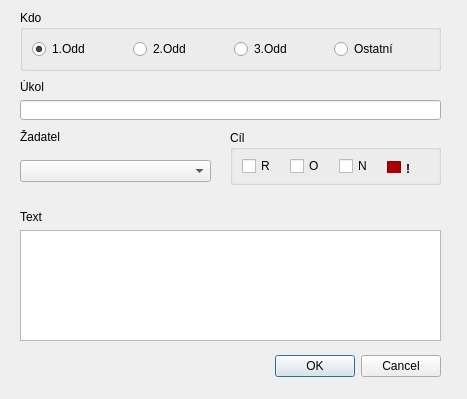
<?xml version="1.0" encoding="UTF-8"?>
<ui version="4.0">
 <class>InputDlg</class>
 <widget class="QDialog" name="InputDlg">
  <property name="geometry">
   <rect>
    <x>0</x>
    <y>0</y>
    <width>467</width>
    <height>399</height>
   </rect>
  </property>
  <property name="windowTitle">
   <string>Dialog</string>
  </property>
  <widget class="QDialogButtonBox" name="buttonBox">
   <property name="geometry">
    <rect>
     <x>20</x>
     <y>350</y>
     <width>421</width>
     <height>32</height>
    </rect>
   </property>
   <property name="orientation">
    <enum>Qt::Horizontal</enum>
   </property>
   <property name="standardButtons">
    <set>QDialogButtonBox::Cancel|QDialogButtonBox::Ok</set>
   </property>
  </widget>
  <widget class="QLabel" name="label">
   <property name="geometry">
    <rect>
     <x>20</x>
     <y>80</y>
     <width>56</width>
     <height>14</height>
    </rect>
   </property>
   <property name="text">
    <string>Úkol</string>
   </property>
  </widget>
  <widget class="QLineEdit" name="lineEdit">
   <property name="geometry">
    <rect>
     <x>20</x>
     <y>100</y>
     <width>421</width>
     <height>20</height>
    </rect>
   </property>
  </widget>
  <widget class="QGroupBox" name="groupBox_2">
   <property name="geometry">
    <rect>
     <x>20</x>
     <y>10</y>
     <width>421</width>
     <height>61</height>
    </rect>
   </property>
   <property name="title">
    <string>Kdo</string>
   </property>
   <layout class="QHBoxLayout" name="horizontalLayout">
    <item>
     <widget class="QRadioButton" name="radioButton">
      <property name="text">
       <string>1.Odd</string>
      </property>
      <property name="checked">
       <bool>true</bool>
      </property>
     </widget>
    </item>
    <item>
     <widget class="QRadioButton" name="radioButton_2">
      <property name="text">
       <string>2.Odd</string>
      </property>
     </widget>
    </item>
    <item>
     <widget class="QRadioButton" name="radioButton_3">
      <property name="text">
       <string>3.Odd</string>
      </property>
     </widget>
    </item>
    <item>
     <widget class="QRadioButton" name="radioButton_4">
      <property name="text">
       <string>Ostatní</string>
      </property>
     </widget>
    </item>
   </layout>
  </widget>
  <widget class="QLabel" name="label_3">
   <property name="geometry">
    <rect>
     <x>20</x>
     <y>210</y>
     <width>56</width>
     <height>14</height>
    </rect>
   </property>
   <property name="text">
    <string>Text</string>
   </property>
  </widget>
  <widget class="QTextEdit" name="textEdit">
   <property name="geometry">
    <rect>
     <x>20</x>
     <y>230</y>
     <width>421</width>
     <height>111</height>
    </rect>
   </property>
  </widget>
  <widget class="QComboBox" name="comboBox">
   <property name="geometry">
    <rect>
     <x>20</x>
     <y>160</y>
     <width>191</width>
     <height>22</height>
    </rect>
   </property>
  </widget>
  <widget class="QLabel" name="label_4">
   <property name="geometry">
    <rect>
     <x>20</x>
     <y>130</y>
     <width>56</width>
     <height>14</height>
    </rect>
   </property>
   <property name="text">
    <string>Žadatel</string>
   </property>
  </widget>
  <widget class="QGroupBox" name="groupBox">
   <property name="geometry">
    <rect>
     <x>230</x>
     <y>130</y>
     <width>211</width>
     <height>55</height>
    </rect>
   </property>
   <property name="title">
    <string>Cíl</string>
   </property>
   <layout class="QHBoxLayout" name="horizontalLayout_2">
    <item>
     <widget class="QCheckBox" name="checkBox">
      <property name="text">
       <string>R</string>
      </property>
     </widget>
    </item>
    <item>
     <widget class="QCheckBox" name="checkBox_2">
      <property name="text">
       <string>O</string>
      </property>
     </widget>
    </item>
    <item>
     <widget class="QCheckBox" name="checkBox_3">
      <property name="text">
       <string>N</string>
      </property>
     </widget>
    </item>
    <item>
     <widget class="QFrame" name="frame">
      <property name="palette">
       <palette>
        <active>
         <colorrole role="Button">
          <brush brushstyle="SolidPattern">
           <color alpha="255">
            <red>170</red>
            <green>0</green>
            <blue>0</blue>
           </color>
          </brush>
         </colorrole>
         <colorrole role="Text">
          <brush brushstyle="SolidPattern">
           <color alpha="255">
            <red>255</red>
            <green>255</green>
            <blue>255</blue>
           </color>
          </brush>
         </colorrole>
         <colorrole role="ButtonText">
          <brush brushstyle="SolidPattern">
           <color alpha="255">
            <red>255</red>
            <green>255</green>
            <blue>255</blue>
           </color>
          </brush>
         </colorrole>
         <colorrole role="Base">
          <brush brushstyle="SolidPattern">
           <color alpha="255">
            <red>170</red>
            <green>0</green>
            <blue>0</blue>
           </color>
          </brush>
         </colorrole>
         <colorrole role="Window">
          <brush brushstyle="SolidPattern">
           <color alpha="255">
            <red>170</red>
            <green>0</green>
            <blue>0</blue>
           </color>
          </brush>
         </colorrole>
        </active>
        <inactive>
         <colorrole role="Button">
          <brush brushstyle="SolidPattern">
           <color alpha="255">
            <red>170</red>
            <green>0</green>
            <blue>0</blue>
           </color>
          </brush>
         </colorrole>
         <colorrole role="Text">
          <brush brushstyle="SolidPattern">
           <color alpha="255">
            <red>255</red>
            <green>255</green>
            <blue>255</blue>
           </color>
          </brush>
         </colorrole>
         <colorrole role="ButtonText">
          <brush brushstyle="SolidPattern">
           <color alpha="255">
            <red>255</red>
            <green>255</green>
            <blue>255</blue>
           </color>
          </brush>
         </colorrole>
         <colorrole role="Base">
          <brush brushstyle="SolidPattern">
           <color alpha="255">
            <red>170</red>
            <green>0</green>
            <blue>0</blue>
           </color>
          </brush>
         </colorrole>
         <colorrole role="Window">
          <brush brushstyle="SolidPattern">
           <color alpha="255">
            <red>170</red>
            <green>0</green>
            <blue>0</blue>
           </color>
          </brush>
         </colorrole>
        </inactive>
        <disabled>
         <colorrole role="Button">
          <brush brushstyle="SolidPattern">
           <color alpha="255">
            <red>170</red>
            <green>0</green>
            <blue>0</blue>
           </color>
          </brush>
         </colorrole>
         <colorrole role="Text">
          <brush brushstyle="SolidPattern">
           <color alpha="255">
            <red>128</red>
            <green>125</green>
            <blue>123</blue>
           </color>
          </brush>
         </colorrole>
         <colorrole role="ButtonText">
          <brush brushstyle="SolidPattern">
           <color alpha="255">
            <red>128</red>
            <green>125</green>
            <blue>123</blue>
           </color>
          </brush>
         </colorrole>
         <colorrole role="Base">
          <brush brushstyle="SolidPattern">
           <color alpha="255">
            <red>170</red>
            <green>0</green>
            <blue>0</blue>
           </color>
          </brush>
         </colorrole>
         <colorrole role="Window">
          <brush brushstyle="SolidPattern">
           <color alpha="255">
            <red>170</red>
            <green>0</green>
            <blue>0</blue>
           </color>
          </brush>
         </colorrole>
        </disabled>
       </palette>
      </property>
      <property name="frameShadow">
       <enum>QFrame::Plain</enum>
      </property>
      <widget class="QCheckBox" name="checkBox_4">
       <property name="geometry">
        <rect>
         <x>0</x>
         <y>0</y>
         <width>30</width>
         <height>19</height>
        </rect>
       </property>
       <property name="font">
        <font>
         <weight>75</weight>
         <bold>true</bold>
        </font>
       </property>
       <property name="text">
        <string>!</string>
       </property>
      </widget>
     </widget>
    </item>
   </layout>
  </widget>
 </widget>
 <resources/>
 <connections>
  <connection>
   <sender>buttonBox</sender>
   <signal>accepted()</signal>
   <receiver>InputDlg</receiver>
   <slot>accept()</slot>
   <hints>
    <hint type="sourcelabel">
     <x>248</x>
     <y>254</y>
    </hint>
    <hint type="destinationlabel">
     <x>157</x>
     <y>274</y>
    </hint>
   </hints>
  </connection>
  <connection>
   <sender>buttonBox</sender>
   <signal>rejected()</signal>
   <receiver>InputDlg</receiver>
   <slot>reject()</slot>
   <hints>
    <hint type="sourcelabel">
     <x>316</x>
     <y>260</y>
    </hint>
    <hint type="destinationlabel">
     <x>286</x>
     <y>274</y>
    </hint>
   </hints>
  </connection>
 </connections>
</ui>
